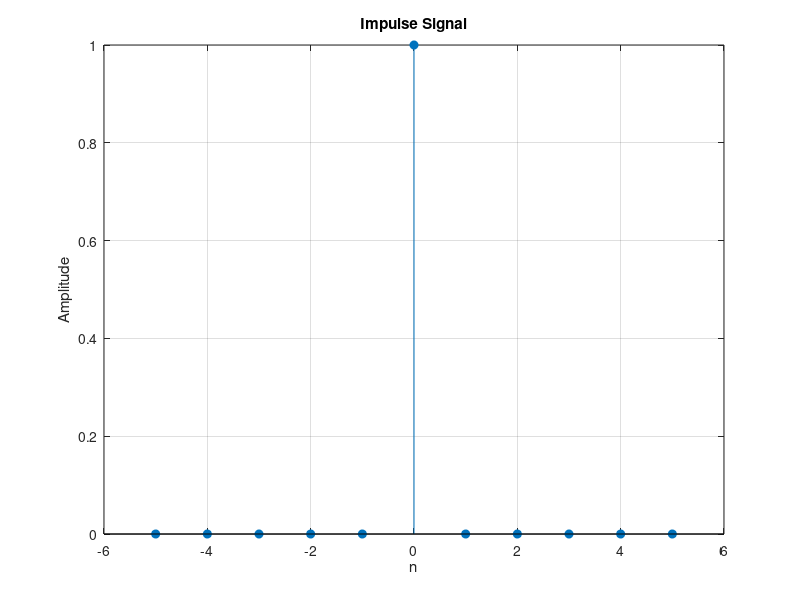

Reproduce this figure in MATLAB.
% Create an impulse signal (delta function)
n = -5:5;               % Define the range of n (from -5 to 5)
impulse_signal = (n == 0);  % Generate the impulse signal, 1 at n=0, 0 elsewhere

% Plot the impulse signal
stem(n, impulse_signal, 'filled');  % Use 'stem' to plot discrete signals
xlabel('n');
ylabel('Amplitude');
title('Impulse Signal');
grid on;  % Turn on the grid for better visualization
